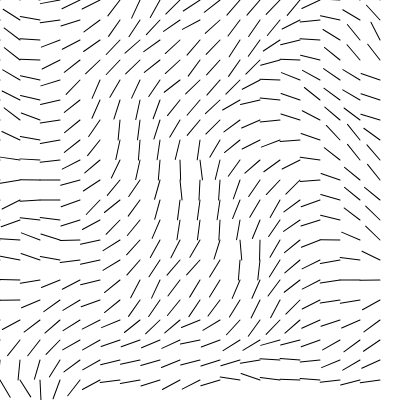
Frame 1 (no input)
Frame 60 (no input): identical to frame 1, image omitted
Frame 120 (the mouse pressed at the canvas centre since frame 60): identical to frame 1, image omitted

The p5.js sketch that drew this single still picture (run headless with seeded random() and noise() and a simulated clock; from frame 60 on, the mouse is pressed at the canvas centre):

// p5.js sketch
// ── sketch.js
/**
 * sketch.js
 *
 *
 * p5.js 레퍼런스: http://p5js.org/reference
 * 웹기술 레퍼런스: http://developer.mozilla.org
 *
 * @author : https://github.com/Mosframe
 */


// -----------------------------------------------------------------
// 변수, 오브젝트 정의
// -----------------------------------------------------------------
var inc = 0.1;
var scl = 20;
var cols;
var rows;
var fr;

// -----------------------------------------------------------------
// p5.js 함수들
// -----------------------------------------------------------------

function setup () {

    createCanvas(400, 400);
    cols = floor(width/scl);
    rows = floor(height/scl);
    fr = createP('');
}


function draw () {

    background(255);

    var yOffset = 0;
    for( var y=0; y<rows; ++y ) {
        var xOffset = 0;
        for( var x=0; x<cols; ++x ) {

            // 회전각에 펄린 노이즈 적용

            var angle   = noise(xOffset,yOffset) * TWO_PI;
            var v       = p5.Vector.fromAngle(angle);

            // 방향 기즈모

            stroke(0);

            push();

            translate(x*scl, y*scl);
            rotate(v.heading());
            line(0,0,scl,0);

            pop();

            xOffset += inc;
        }
        yOffset += inc;
    }

    fr.html(floor(frameRate()));
}

// -----------------------------------------------------------------
// 사용자 정의 함수들
// -----------------------------------------------------------------
